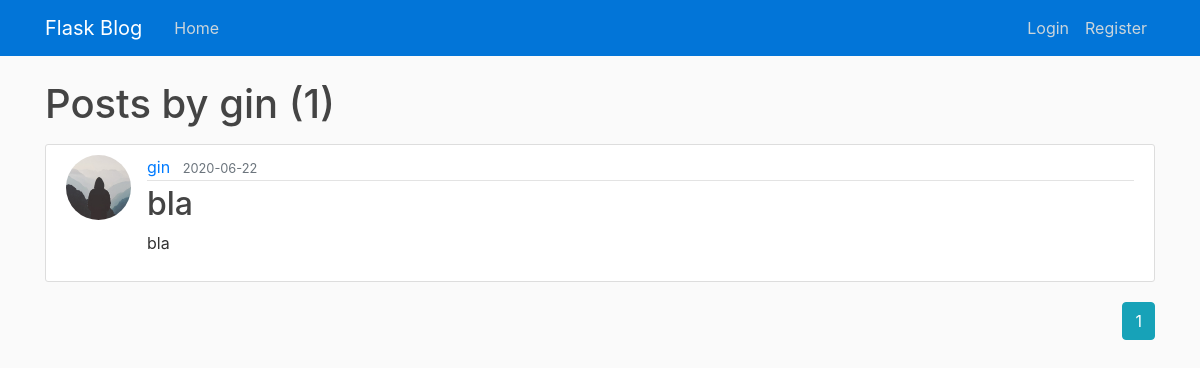
The page /user/gin on the database its author committed.
### flaskblog/models.py (models this page shows, shortened)
class User(db.Model, UserMixin):
    id = db.Column(db.Integer, primary_key=True)
    username = db.Column(db.String(20), unique=True, nullable=False)
    email = db.Column(db.String(120), unique=True, nullable=False)
    image_file = db.Column(db.String(20), nullable=False, default='default.jpg')
    password = db.Column(db.String(60), nullable=False)
    posts = db.relationship('Post', backref='author', lazy=True)

class Post(db.Model):
    id = db.Column(db.Integer, primary_key=True)
    title = db.Column(db.String(100), nullable=False)
    date_posted = db.Column(db.DateTime, nullable=False, default=datetime.utcnow)
    content = db.Column(db.Text, nullable=False)
    user_id = db.Column(db.Integer, db.ForeignKey('user.id'), nullable=False)

### flaskblog/routes.py (the view)
@app.route("/user/<string:username>")
def user_posts(username):
    page = request.args.get('page', 1, type=int)
    user = User.query.filter_by(username=username).first_or_404()
    posts = Post.query.filter_by(author=user)\
        .order_by(Post.date_posted.desc())\
        .paginate(page=page, per_page=5)
    return render_template('user_posts.html', posts=posts, user=user)

### flaskblog/templates/user_posts.html (shortened to what this page needs)
{% extends "layout.html" %}
{% block content %}
    <h1 class="mb-3">Posts by {{ user.username }} ({{ posts.total }})</h1>
    {% for post in posts.items %}
        <article class="media content-section">
            <img class="rounded-circle article-img" src="{{ url_for('static', filename='profile_pics/' + post.author.image_file) }}">
            <div class="media-body">
                <div class="article-metadata">
                    <a class="mr-2" href="{{ url_for('user_posts', username=post.author.username) }}">{{ post.author.username }}</a>
                    <small class="text-muted">{{ post.date_posted.strftime('%Y-%m-%d') }}</small>
                </div>
                <h2><a class="article-title" href="{{ url_for('post', post_id=post.id) }}">{{ post.title }}</a></h2>
                <p class="article-content">{{ post.content }}</p>
            </div>
        </article>
    {% endfor %}
    <div class="text-right">
    {% for page_num in posts.iter_pages(left_edge=1, right_edge=1, left_current=1, right_current=2) %}
        {% if page_num %}
            {% if posts.page == page_num %}
                <a class="btn btn-info mb-4" href="{{ url_for('user_posts', username=user.username, page=page_num) }}">{{ page_num }}</a>
            {% else %}
                <a class="btn btn-outline-info mb-4" href="{{ url_for('user_posts', username=user.username, page=page_num) }}">{{ page_num }}</a>
            {% endif %}
        {% endif %}
    {% endfor %}
    </div>
{% endblock content %}

### flaskblog/static/main.css (style rules this page uses)
body { background: #fafafa; color: #333333; margin-top: 5rem; }
h1, h2, h3, h4, h5, h6 { color: #444444; }
.content-section { background: #ffffff; padding: 10px 20px; border: 1px solid #dddddd; border-radius: 3px; margin-bottom: 20px; }
.article-title { color: #444444; }
.article-content { white-space: pre-line; }
.article-img { height: 65px; width: 65px; margin-right: 16px; }
.article-metadata { padding-bottom: 1px; margin-bottom: 4px; border-bottom: 1px solid #e3e3e3 }

### rows shown on the page
User: username "gin"
Post: image_file (placeholder picture), author.username "gin", date_posted "2020-06-22", title "bla", content "bla"

### other values the page prints
{{ posts.total }} "1"
{{ page_num }} "1"
